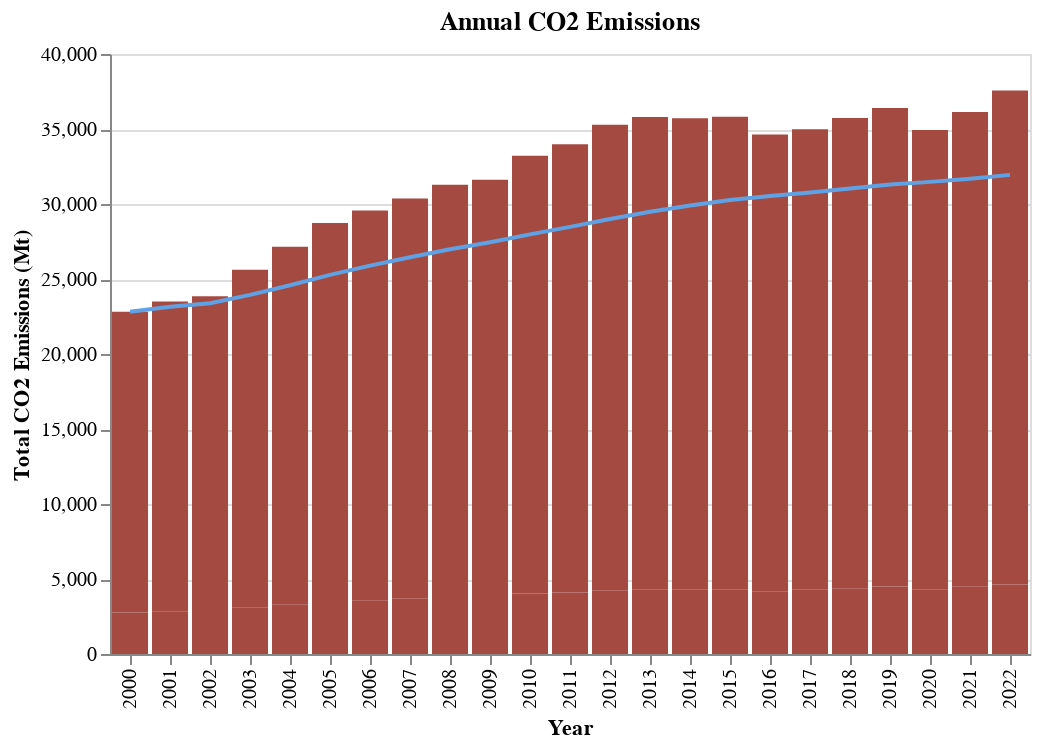

Notebook cell for this chart:
### Markdown cell above
The first data visualization is intended to provide a high level overview of annual emissions for the 122 organizations included in the report. I include the differentiation of the operational and non-operational emissions to contextualize the type of emissions. This visualization will likely need a description of the differences between the two.

### Code cell
def annual_emissions(df1):
    # find total annual emissions
    df = df1.group_by("year").agg(
        pl.col(
            [
                "total_emissions_MtCO2e",
                "non_operational_emissions_MtCO2e",
                "total_operational_emissions_MtCO2e",
            ]
        ).sum()
    )
    df = df.rename(
        {
            "total_operational_emissions_MtCO2e": "Operational Emissions",
            "non_operational_emissions_MtCO2e": "Non-Operational Emissions",
        }
    )

    total_emissions = (
        alt.Chart(df.sort("year"), title="Annual CO2 Emissions")
        .transform_fold(["Operational Emissions", "Non-Operational Emissions"])
        .encode(
            alt.X("year:O").title("Year"),
            alt.Y("value:Q").title("Total CO2 Emissions (Mt)"),
            # alt.Color("key:N", title = "Emission Type"),
        )
    )

    bar = total_emissions.mark_bar(color="#a44a41")

    # find cumulative average emissions

    avg_line = (
        alt.Chart(df.sort("year"), title="Annual CO2 Emissions")
        .mark_line(color="#5ea2e5")
        .transform_window(
            sort=[{"field": "year"}],
            frame=[None, 0],
            cumulative_avg="mean(total_emissions_MtCO2e)",
        )
        .encode(x="year:O", y="cumulative_avg:Q")
    )

    return bar + avg_line


annual_emissions(emissions)

### Figure 1 — Vega-Lite specification as saved in the notebook (floating-point values rounded to 4 significant figures)
{"config": {"view": {"continuousWidth": 300, "continuousHeight": 300}}, "layer": [{"data": {"name": "data-cfab0d216801cf9815d6d455cdf5c793"}, "mark": {"type": "bar", "color": "#a44a41"}, "encoding": {"x": {"field": "year", "title": "Year", "type": "ordinal"}, "y": {"field": "value", "title": "Total CO2 Emissions (Mt)", "type": "quantitative"}}, "title": "Annual CO2 Emissions", "transform": [{"fold": ["Operational Emissions", "Non-Operational Emissions"]}]}, {"data": {"name": "data-cfab0d216801cf9815d6d455cdf5c793"}, "mark": {"type": "line", "color": "#5ea2e5"}, "encoding": {"x": {"field": "year", "type": "ordinal"}, "y": {"field": "cumulative_avg", "type": "quantitative"}}, "title": "Annual CO2 Emissions", "transform": [{"window": [{"op": "mean", "field": "total_emissions_MtCO2e", "as": "cumulative_avg"}], "frame": [null, 0], "sort": [{"field": "year"}]}]}], "$schema": "https://vega.github.io/schema/vega-lite/v5.20.1.json", "datasets": {"data-cfab0d216801cf9815d6d455cdf5c793": [{"year": 2000, "total_emissions_MtCO2e": 22820.0, "Non-Operational Emissions": 20060.0, "Operational Emissions": 2761.0}, {"year": 2001, "total_emissions_MtCO2e": 23490.0, "Non-Operational Emissions": 20640.0, "Operational Emissions": 2851.0}, {"year": 2002, "total_emissions_MtCO2e": 23850.0, "Non-Operational Emissions": 20920.0, "Operational Emissions": 2929.0}, {"year": 2003, "total_emissions_MtCO2e": 25620.0, "Non-Operational Emissions": 22490.0, "Operational Emissions": 3122.0}, {"year": 2004, "total_emissions_MtCO2e": 27150.0, "Non-Operational Emissions": 23860.0, "Operational Emissions": 3285.0}, {"year": 2005, "total_emissions_MtCO2e": 28740.0, "Non-Operational Emissions": 25270.0, "Operational Emissions": 3470.0}, {"year": 2006, "total_emissions_MtCO2e": 29560.0, "Non-Operational Emissions": 25980.0, "Operational Emissions": 3585.0}, {"year": 2007, "total_emissions_MtCO2e": 30370.0, "Non-Operational Emissions": 26690.0, "Operational Emissions": 3678.0}, {"year": 2008, "total_emissions_MtCO2e": 31280.0, "Non-Operational Emissions": 27480.0, "Operational Emissions": 3799.0}, {"year": 2009, "total_emissions_MtCO2e": 31620.0, "Non-Operational Emissions": 27820.0, "Operational Emissions": 3806.0}, {"year": 2010, "total_emissions_MtCO2e": 33210.0, "Non-Operational Emissions": 29190.0, "Operational Emissions": 4026.0}, {"year": 2011, "total_emissions_MtCO2e": 33980.0, "Non-Operational Emissions": 29880.0, "Operational Emissions": 4101.0}, {"year": 2012, "total_emissions_MtCO2e": 35280.0, "Non-Operational Emissions": 31020.0, "Operational Emissions": 4254.0}, {"year": 2013, "total_emissions_MtCO2e": 35800.0, "Non-Operational Emissions": 31490.0, "Operational Emissions": 4319.0}, {"year": 2014, "total_emissions_MtCO2e": 35710.0, "Non-Operational Emissions": 31440.0, "Operational Emissions": 4279.0}, {"year": 2015, "total_emissions_MtCO2e": 35810.0, "Non-Operational Emissions": 31500.0, "Operational Emissions": 4313.0}, {"year": 2016, "total_emissions_MtCO2e": 34640.0, "Non-Operational Emissions": 30460.0, "Operational Emissions": 4183.0}, {"year": 2017, "total_emissions_MtCO2e": 34980.0, "Non-Operational Emissions": 30690.0, "Operational Emissions": 4285.0}, {"year": 2018, "total_emissions_MtCO2e": 35730.0, "Non-Operational Emissions": 31340.0, "Operational Emissions": 4389.0}, {"year": 2019, "total_emissions_MtCO2e": 36400.0, "Non-Operational Emissions": 31890.0, "Operational Emissions": 4505.0}, {"year": 2020, "total_emissions_MtCO2e": 34930.0, "Non-Operational Emissions": 30610.0, "Operational Emissions": 4316.0}, {"year": 2021, "total_emissions_MtCO2e": 36130.0, "Non-Operational Emissions": 31650.0, "Operational Emissions": 4479.0}, {"year": 2022, "total_emissions_MtCO2e": 37560.0, "Non-Operational Emissions": 32930.0, "Operational Emissions": 4628.0}]}}
